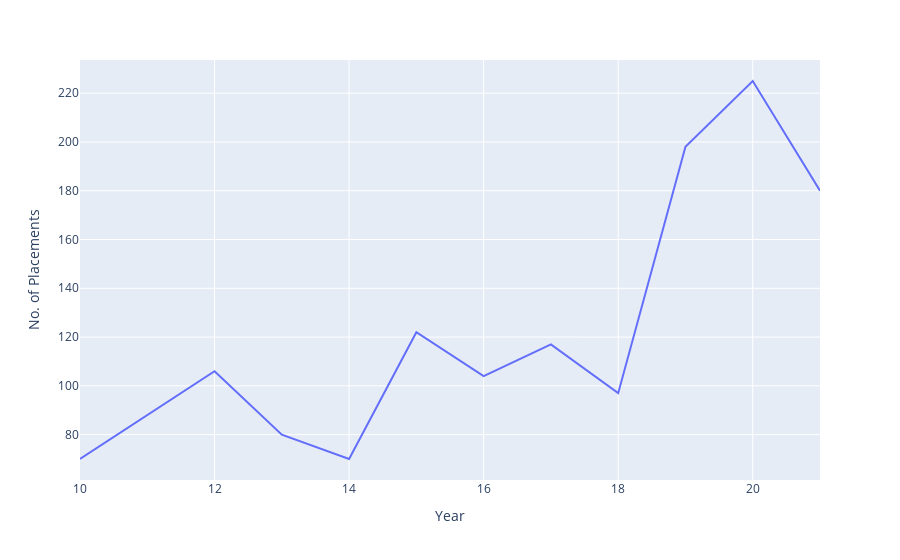

The cell this chart's notebook holds for it:
### Markdown cell above
# Increase in No. of Placements for IT branch from 2010 to 2021

### Code cell
px.line(df[df['Branch']=='IT'].groupby('Year').sum().reset_index(),x='Year',y='No. of Placements',labels=dict(x='Years'))

### Figure 1 — Plotly figure (JSON) as saved in the notebook; plotly's stock layout.template omitted (floating-point values rounded to 4 significant figures)
{"data": [{"hovertemplate": "Year=%{x}<br>No. of Placements=%{y}<extra></extra>", "legendgroup": "", "line": {"color": "#636efa", "dash": "solid"}, "mode": "lines", "name": "", "orientation": "v", "showlegend": false, "type": "scatter", "x": [10, 12, 13, 14, 15, 16, 17, 18, 19, 20, 21], "xaxis": "x", "y": [70, 106, 80, 70, 122, 104, 117, 97, 198, 225, 180], "yaxis": "y"}], "layout": {"legend": {"tracegroupgap": 0}, "margin": {"t": 60}, "xaxis": {"anchor": "y", "domain": [0, 1], "title": {"text": "Year"}}, "yaxis": {"anchor": "x", "domain": [0, 1], "title": {"text": "No. of Placements"}}}}
